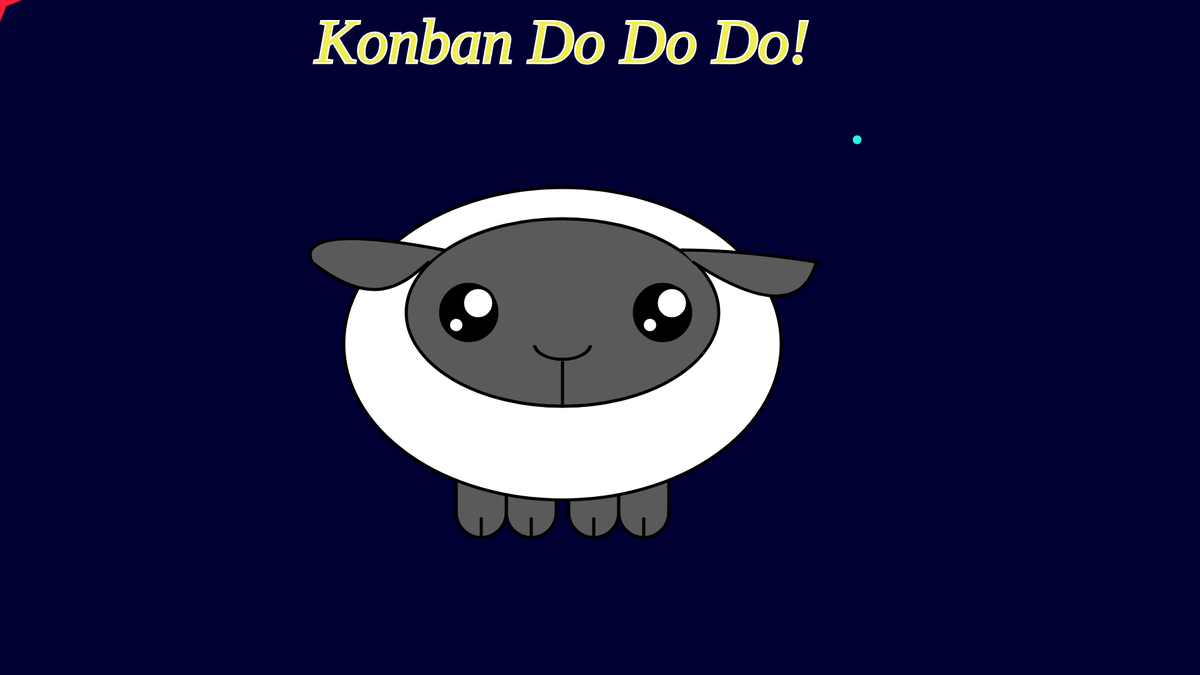
Frame 1 (no input)
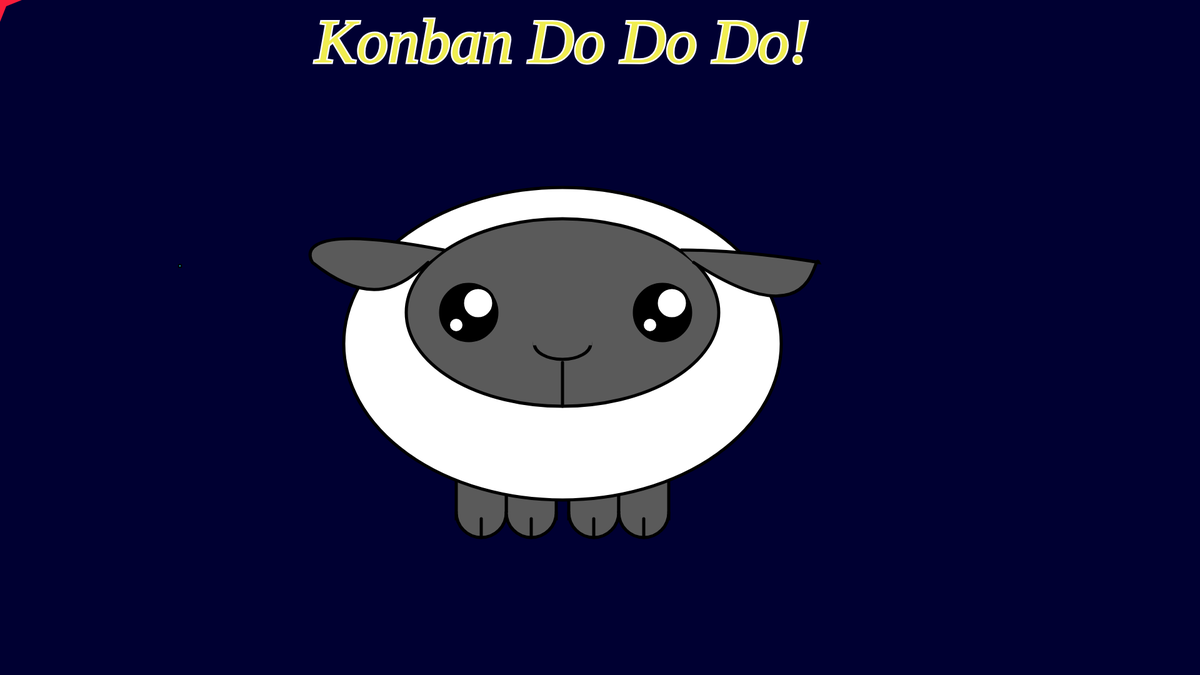
Frame 60 (no input)
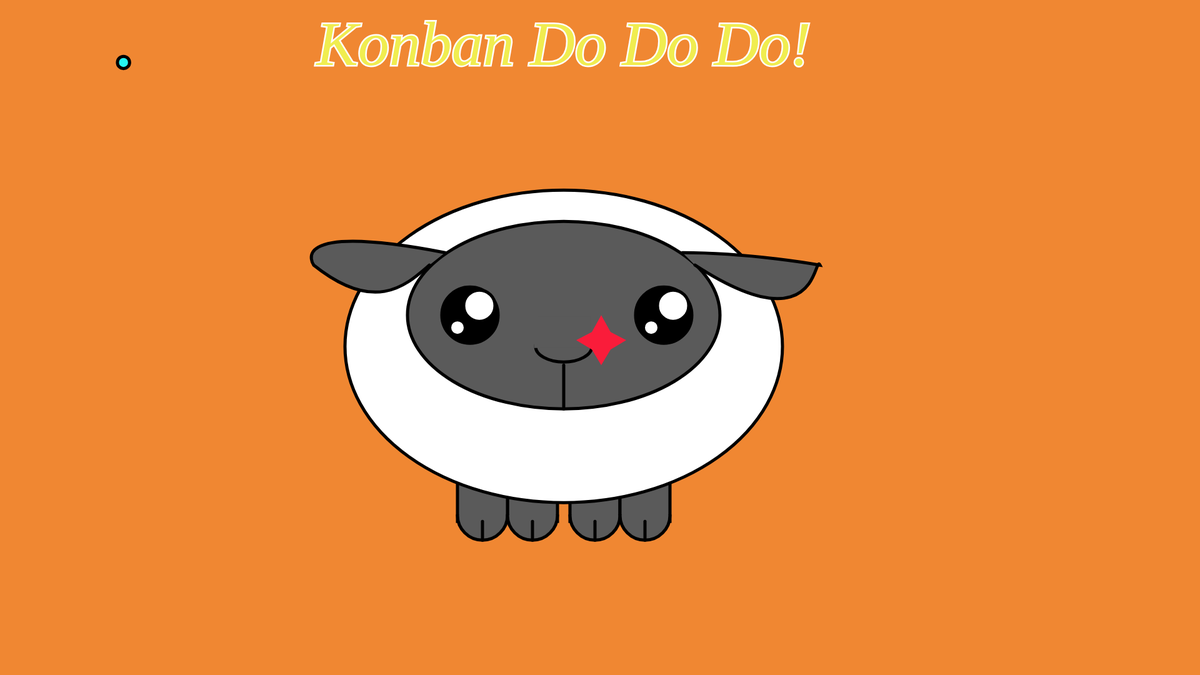
Frame 120 (the mouse pressed at the canvas centre since frame 60)

The p5.js sketch that drew these frames (run headless with seeded random() and noise() and a simulated clock; from frame 60 on, the mouse is pressed at the canvas centre):

// p5.js sketch
// ── sketch.js
//declared variables
var shake;
let side = 0;

function setup() {
  // put setup code here
  createCanvas(1920,1080);
  shake = false;
  angleMode(DEGREES);
}

function draw() {
  // put drawing code here
  background(mouseX/4, mouseY/4, 50);
  //shake screen code switch
  if(shake==true){
    translate(random(-6,6), random(-6,6));
  }
  //start of background of stars
  fill("#25F5F0");
  stroke("#000000");
  circle(random(0, 1920), random(0, 1080), random(1, 20));
  fill("#F0ED50");
  stroke("#FFFFFF");
  strokeWeight(5);
  textSize(100);
  textFont("Georgia");
  textStyle(ITALIC);
  textAlign(CENTER);
  text("Konban Do Do Do!", 900, 100);//japanese sheep greeting
  //Start of Image of Sheep
  fill("#5a5a5a");
  stroke("#000000");
  rect(810, 750, 80, 80);//start of feet of Sheep
  rect(730, 750, 80, 80);
  rect(910, 750, 80, 80);
  rect(990, 750, 80, 80);
  arc(770, 820, 80, 80, 0, 180);
  arc(850, 820, 80, 80, 0, 180);
  arc(950, 820, 80, 80, 0, 180);
  arc(1030, 820, 80, 80, 0, 180);
  fill("#FFFFFF");
  stroke("#000000");
  line(770, 860, 770, 830);
  line(850, 860, 850, 830);
  line(950, 860, 950, 830);
  line(1030, 860, 1030, 830);
  ellipse(900, 550, 700, 500, 80, 100);//start of body of sheep
  fill("#5a5a5a");
  stroke("#000000");
  ellipse(900, 500, 500, 300, 80, 100);//head of sheep
  fill("#000000");
  stroke("#000000");
  circle(750, 500, 90, 90);//eyes of Sheep
  circle(1060, 500, 90, 90);
  fill("#FFFFFF");
  circle(765, 485, 50, 50);
  circle(1075, 485, 50, 50);
  circle(730, 520, 25, 25);
  circle(1040, 520, 25, 25);
  line(900, 580, 900, 650);//mouth of sheep
  noFill();
  ellipse(900, 550, 90, 50);
  fill("#5a5a5a");
  stroke("#5a5a5a");
  rect(855, 500, 90, 50);
  stroke("#000000");
  beginShape();//ears of sheep
  vertex(685, 420);
  bezierVertex(650, 450, 600, 500, 500, 420);
  bezierVertex(500, 420, 450, 350, 710, 400);
  endShape();
  beginShape();
  vertex(1110, 420);
  bezierVertex(1310, 550, 1300, 400, 1310, 420);
  bezierVertex(1310, 420, 1200, 400, 1090, 400);
  endShape();
  fill("#FA1C3A");
  noStroke();
  //start of expanding star
  beginShape();
  vertex(mouseX-10-side, mouseY+10+side);
  vertex(mouseX, mouseY+35+side);
  vertex(mouseX+10+side, mouseY+10+side);
  vertex(mouseX+35+side, mouseY);
  vertex(mouseX+10+side, mouseY-8-side);
  vertex(mouseX, mouseY-35-side);
  vertex(mouseX-10-side, mouseY-8-side);
  vertex(mouseX-35-side, mouseY);
  endShape();
}
//change size of cursor and shake the screen
function mousePressed(){
  side = side + 5;
  if(side==50){
    side=0
  }
  if(shake==true){
    shake=false;
  }else{
    shake=true;
  }
}
